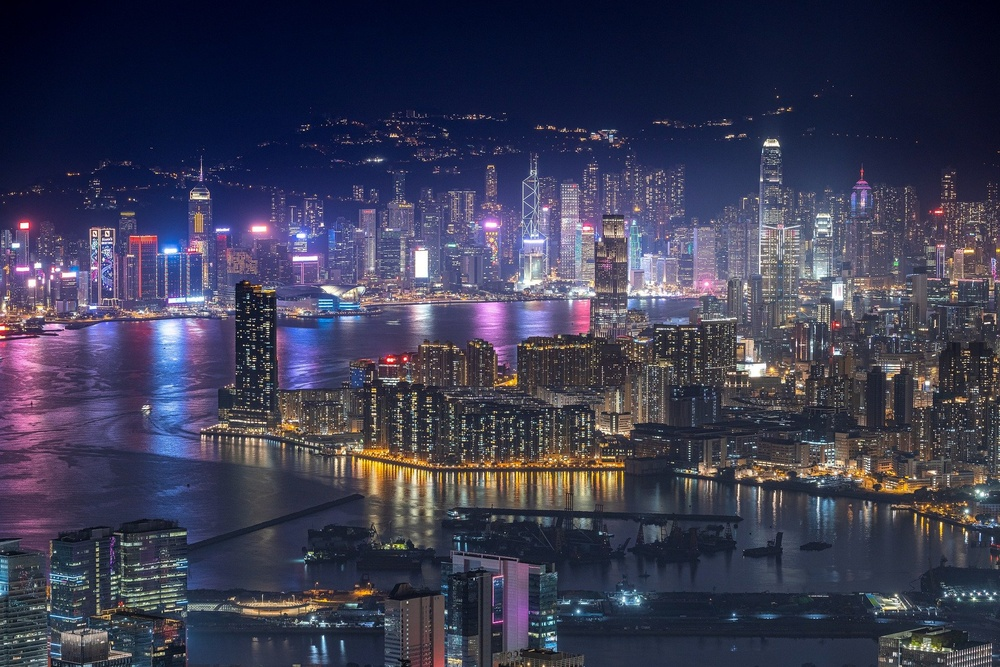
#> input picture Input/city.jpg, 1000 x 667 px, shrunk from 1920 x 1280 before the run, found by its file name
$ python ColorRangeImageEffect-V2.py
#> lines starting #> are read from the running program, lines starting #| are printed output that depends on the picture; after the words box and inside, x2 and y2 are one past the last pixel; in counts of white or black regions, pixels touching at a corner belong together
import cv2
import numpy as np
import datetime
import time
import csv


# create size of screen
startTime = time.time()

# get timestamp
print('Loading image . . .')

# grab an input image
image_path = r"input\city.jpg"

file_image = cv2.imread(image_path, cv2.IMREAD_UNCHANGED)
#> file_image is the input picture: shape (667, 1000, 3); mean B, G, R 83, 60.6, 60.7

try:
    # split all channels from the image (this order is correct)
    b, g, r, a = cv2.split(file_image)
except:
    b, g, r = cv2.split(file_image)
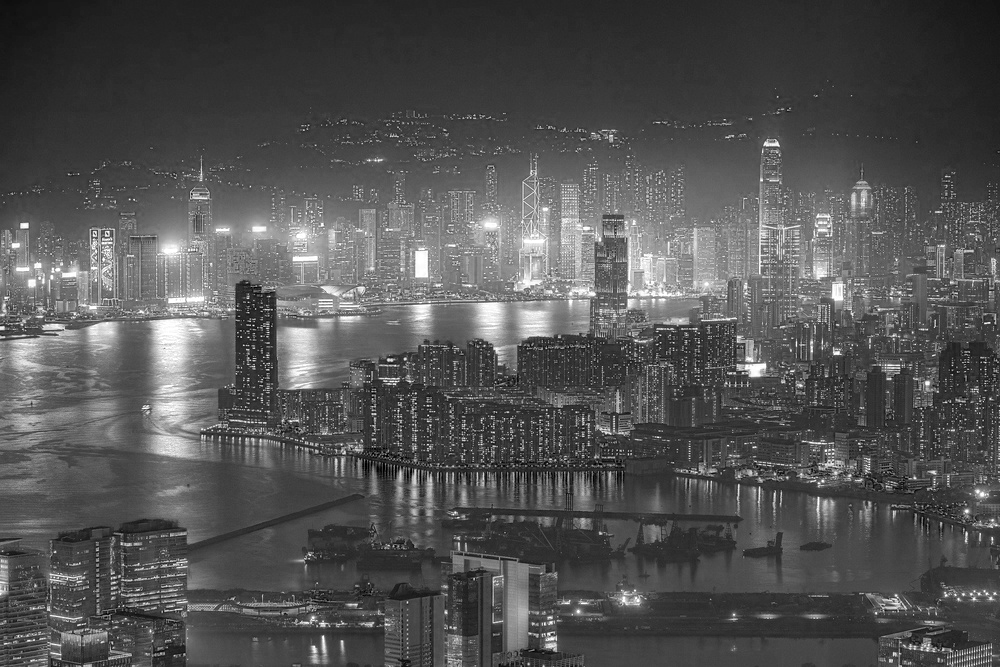
#> b: shape (667, 1000); min 0, max 255, mean 83
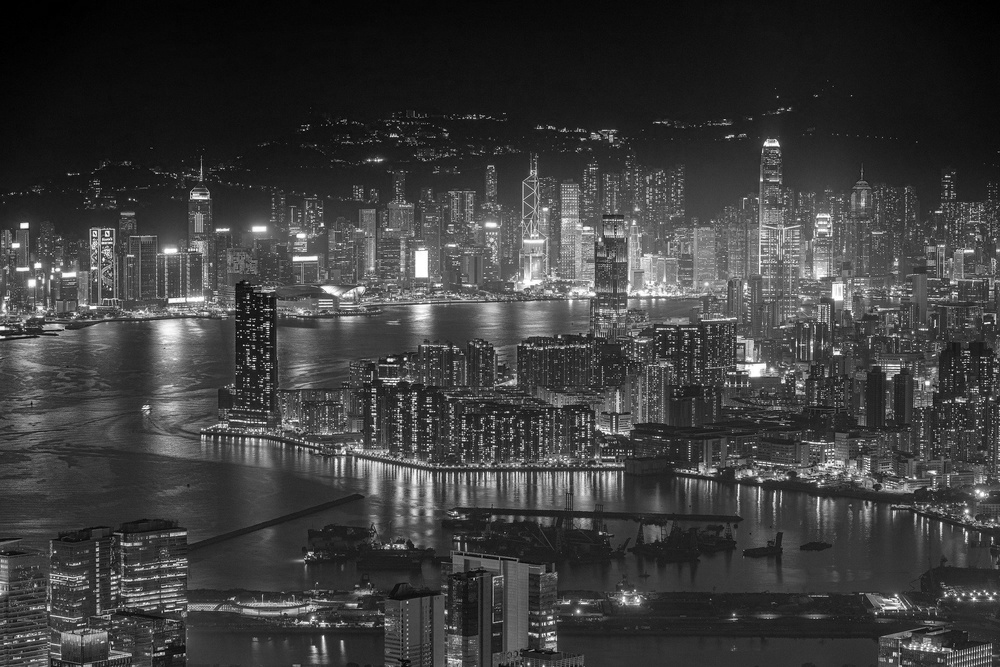
#> g: shape (667, 1000); min 0, max 255, mean 60.6
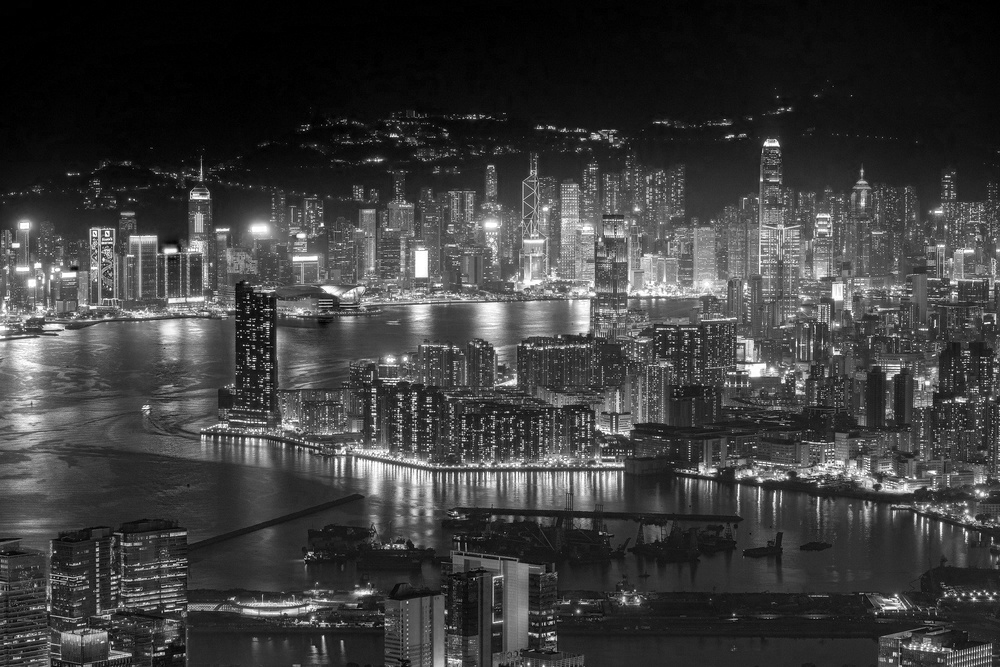
#> r: shape (667, 1000); min 0, max 255, mean 60.7

# Import theme colors from csv file
selectedThemeFile = r'Themes\discord.csv'
theme = []

with open(str(selectedThemeFile)) as themeInput:
#> (reads Themes/discord.csv from the repository)
    themeReader = csv.reader(themeInput)
    for row in themeReader:
        theme.append(row)


def getColorInfo(b, g, r):

    maxAddedRGB = 0

    addRGB = b

    for i in range(len(b)):
        for x in range(len(b[0])):
            tmpRGB = ((b[i][x])+(g[i][x])+(r[i][x]))

            if tmpRGB > maxAddedRGB:
                maxAddedRGB = tmpRGB

            addRGB[i][x] = tmpRGB
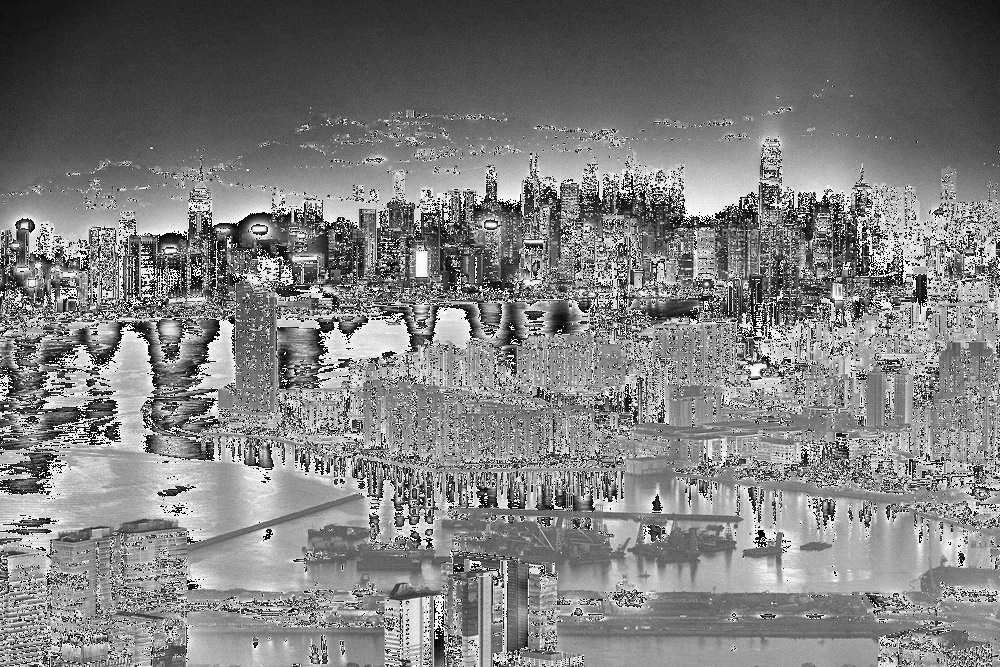
#> addRGB: shape (667, 1000); min 0, max 255, mean 126.2
#> after the loop, maxAddedRGB = 255

    return maxAddedRGB, addRGB


maxAddedRGB, addRGB = getColorInfo(b, g, r)
#> maxAddedRGB = 255

# for setting quartile ranges
Q = (maxAddedRGB/len(theme))
#> Q = 51

Qscaled = ((maxAddedRGB*3)/(len(theme)))
#> Qscaled = 153

print(Q, Qscaled)
#| 51.0 153.0

print(len(file_image), len(addRGB))
#| 667 667

for i in range(len(file_image)):
    for z in range(len(file_image[0])):

        if int(addRGB[i][z]) < int(Qscaled):
            r[i][z] = theme[0][0]
            g[i][z] = theme[0][1]
            b[i][z] = theme[0][2]
        elif int(addRGB[i][z]) < int(Qscaled*2):
            r[i][z] = theme[1][0]
            g[i][z] = theme[1][1]
            b[i][z] = theme[1][2]
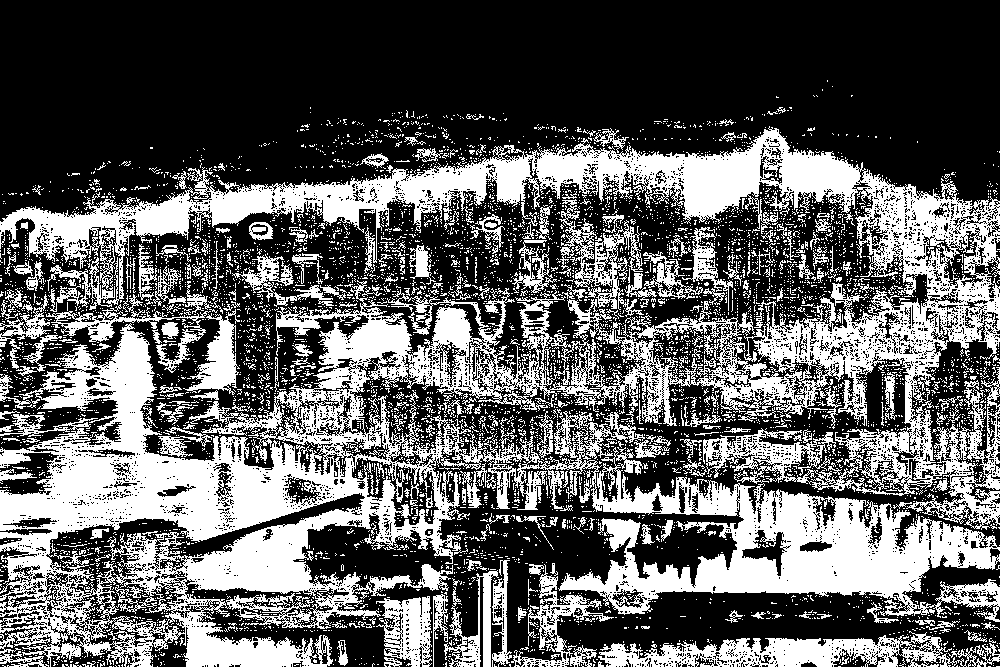
#> b: shape (667, 1000); values 218 (black) and 255 (white), 37.3% white; 6041 white regions (5737 under 20 px), largest, box (x1, y1, x2, y2) and area: (0, 126, 1000, 667) 187026, (598, 631, 1000, 667) 6971, (559, 199, 644, 317) 2756


final_image = cv2.merge([b,g,r])
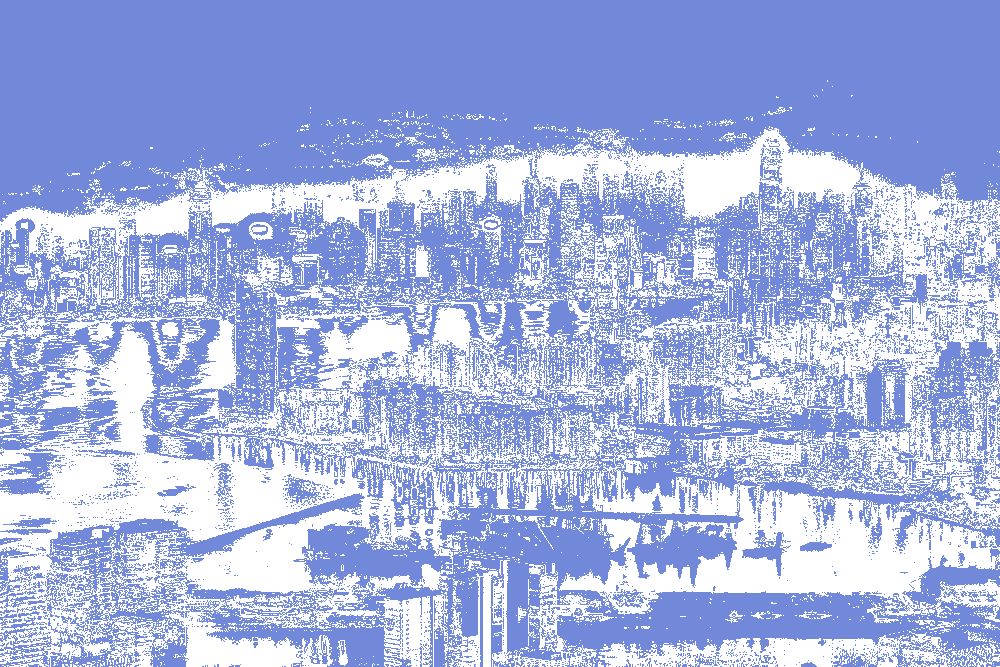
#> final_image: shape (667, 1000, 3); mean B, G, R 231.8, 181, 166.6

# save image
#exportName = input("Enter a name for the image: ")
exportName = 'test'
cv2.imwrite("output/"+str(exportName)+".png", final_image)

endTime = time.time() - startTime
#> (the run stopped early here; a loop or call above may not have finished)
